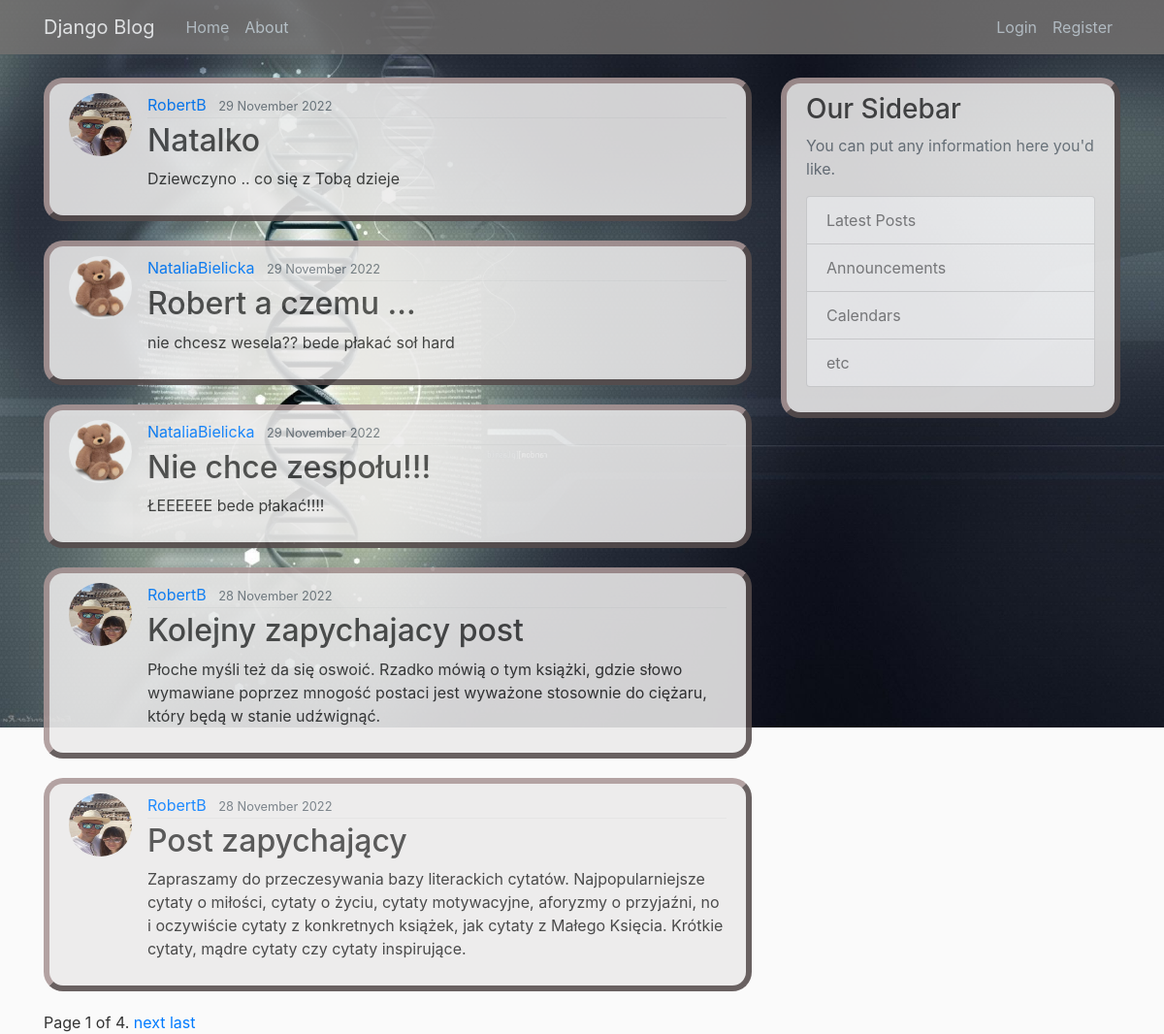
The page / on the database its author committed.
### blog/models.py (models this page shows, shortened)
class Post(models.Model):
    title = models.CharField(max_length=100)
    content = models.TextField()
    date_posted = models.DateTimeField(default=timezone.now)
    author = models.ForeignKey(User, on_delete=models.CASCADE)

### users/models.py (models this page shows, shortened)
class Profile(models.Model):
    user = models.OneToOneField(User, on_delete=models.CASCADE)
    image = models.ImageField(default='default.jpg', upload_to='profile_pics')

### blog/views.py (the view)
# urls.py: path('', views.PostListView.as_view(), name='blog-home'),                         # views.home
class PostListView(ListView):
    model = Post                                              # <----------
    template_name = 'blog/home.html'                          # blog/post_list.html (error domyslna nazwa templatu post_list)  <app>/<model>_<viewtype>.html
    context_object_name = 'posts'                             # domyslna nazwa obiektu to'object'
    ordering = ['-date_posted']                               # - zmiana kolejności
    paginate_by = 5

### blog/templates/blog/home.html (shortened to what this page needs)
{% extends "blog/base.html" %}
{% block content %}
    {% for post in posts %}
         <article class="media content-section">
          <img class="rounded-circle article-img" src="{{ post.author.profile.image.url }}">
             <div class="media-body">
               <div class="article-metadata">
                 <a class="mr-2" href="#">{{ post.author }}</a>
                 <small class="text-muted">{{ post.date_posted|date:"d F Y" }}</small>
               </div>
               <h2><a class="article-title" href="{% url 'post-detail' post.id %}">{{ post.title }}</a></h2>
               <p class="article-content">{{ post.content }}</p>
             </div>
           </article>
    {% endfor %}
    <div class="pagination">
      <span class="step-links">
          <span class="current">
              Page {{ page_obj.number }} of {{ page_obj.paginator.num_pages }}.
          </span>
          {% if page_obj.has_next %}
              <a href="?page={{ page_obj.next_page_number }}">next</a>
              <a href="?page={{ page_obj.paginator.num_pages }}">last</a>
          {% endif %}
      </span>
  </div>
  {% endblock content %}

### blog/static/blog/style.css (style rules this page uses)
body { background: #fafafa; color: #333333; margin-top: 5rem; background-image: url("/../media/med.jpg"); background-size: 100%; background-repeat: no-repeat; }
h1, h2, h3, h4, h5, h6 { color: #444444; }
.content-section { background: #ecebeb; padding: 10px 20px; border: 6px outset #aa9696; border-radius: 20px; margin-bottom: 20px; opacity: 88%; }
.article-title { color: #444444; }
.article-content { white-space: pre-line; }
.article-img { height: 65px; width: 65px; margin-right: 16px; }
.article-metadata { padding-bottom: 1px; margin-bottom: 4px; border-bottom: 1px solid #e3e3e3 }

### rows shown on the page
Post: author.profile.image (picture), author "RobertB", date_posted "29 November 2022", title "Natalko", content "Dziewczyno .. co się z Tobą dzieje"
Post: author.profile.image (picture), author "NataliaBielicka", date_posted "29 November 2022", title "Robert a czemu ...", content "nie chcesz wesela?? bede płakać soł hard"
Post: author.profile.image (picture), author "NataliaBielicka", date_posted "29 November 2022", title "Nie chce zespołu!!!", content "ŁEEEEEE bede płakać!!!!"
Post: author.profile.image (picture), author "RobertB", date_posted "28 November 2022", title "Kolejny zapychajacy post", content "Płoche myśli też da się oswoić. Rzadko mówią o tym książki, gdzie słowo wymawiane poprzez mnogość postaci jest wyważone stosownie do ciężaru, który będą w stanie udźwignąć."
Post: author.profile.image (picture), author "RobertB", date_posted "28 November 2022", title "Post zapychający", content "Zapraszamy do przeczesywania bazy literackich cytatów. Najpopularniejsze cytaty o miłości, cytaty o życiu, cytaty motywacyjne, aforyzmy o przyjaźni, no i oczywiście cytaty z konkretnych książek, jak cytaty z Małego Księcia. Krótkie cytaty, mądre cytaty czy cytaty inspirujące."

### other values the page prints
{{ page_obj.number }} "1"
{{ page_obj.paginator.num_pages }} "4"
